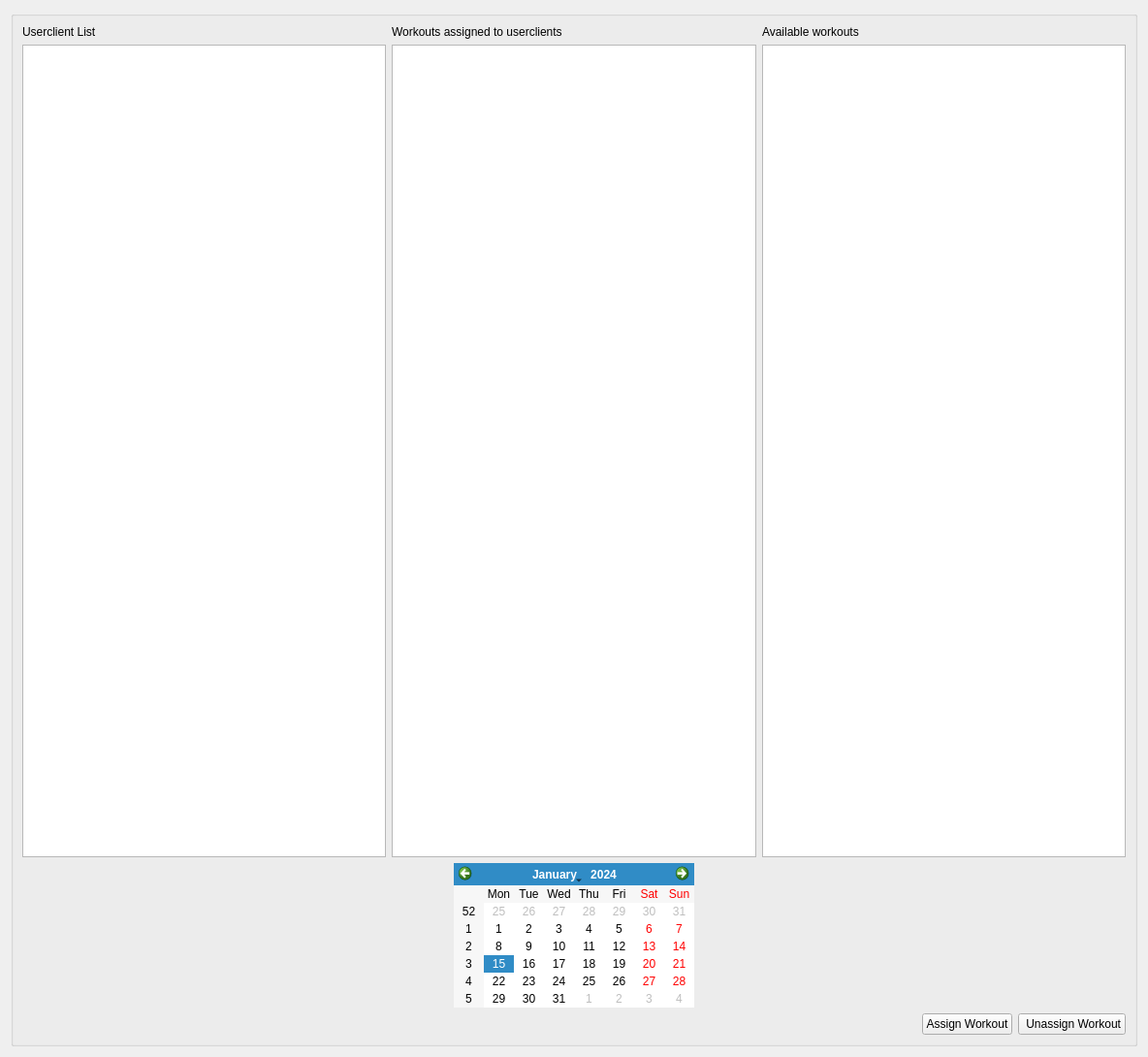
<?xml version="1.0" encoding="UTF-8"?>
<ui version="4.0">
 <class>TrainerWorkoutAssignWidget</class>
 <widget class="QWidget" name="TrainerWorkoutAssignWidget">
  <property name="geometry">
   <rect>
    <x>0</x>
    <y>0</y>
    <width>1184</width>
    <height>1090</height>
   </rect>
  </property>
  <layout class="QHBoxLayout" name="horizontalLayout">
   <item>
    <widget class="QGroupBox" name="groupBox">
     <layout class="QVBoxLayout" name="verticalLayout_dashboard">
      <item>
       <layout class="QHBoxLayout" name="horizontalLayout_18">
        <item>
         <widget class="QLabel" name="label_14">
          <property name="text">
           <string>Userclient List</string>
          </property>
         </widget>
        </item>
        <item>
         <widget class="QLabel" name="label_3">
          <property name="text">
           <string>Workouts assigned to userclients</string>
          </property>
         </widget>
        </item>
        <item>
         <widget class="QLabel" name="label">
          <property name="text">
           <string>Available workouts</string>
          </property>
         </widget>
        </item>
       </layout>
      </item>
      <item>
       <layout class="QVBoxLayout" name="verticalLayout_8">
        <item>
         <layout class="QHBoxLayout" name="horizontalLayout_9">
          <item>
           <widget class="QTableView" name="clientsTable"/>
          </item>
          <item>
           <widget class="QTableView" name="assignTable">
            <property name="sizePolicy">
             <sizepolicy hsizetype="Expanding" vsizetype="MinimumExpanding">
              <horstretch>0</horstretch>
              <verstretch>0</verstretch>
             </sizepolicy>
            </property>
           </widget>
          </item>
          <item>
           <widget class="QTableView" name="workoutsTable"/>
          </item>
         </layout>
        </item>
        <item>
         <layout class="QHBoxLayout" name="horizontalLayout_6">
          <item>
           <widget class="QCalendarWidget" name="calendarWidget">
            <property name="sizePolicy">
             <sizepolicy hsizetype="Fixed" vsizetype="Fixed">
              <horstretch>0</horstretch>
              <verstretch>0</verstretch>
             </sizepolicy>
            </property>
           </widget>
          </item>
         </layout>
        </item>
       </layout>
      </item>
      <item>
       <layout class="QHBoxLayout" name="horizontalLayout_4">
        <item>
         <spacer name="horizontalSpacer">
          <property name="orientation">
           <enum>Qt::Orientation::Horizontal</enum>
          </property>
          <property name="sizeHint" stdset="0">
           <size>
            <width>40</width>
            <height>20</height>
           </size>
          </property>
         </spacer>
        </item>
        <item>
         <widget class="QPushButton" name="assignButton">
          <property name="sizePolicy">
           <sizepolicy hsizetype="Fixed" vsizetype="Fixed">
            <horstretch>0</horstretch>
            <verstretch>0</verstretch>
           </sizepolicy>
          </property>
          <property name="text">
           <string>Assign Workout</string>
          </property>
         </widget>
        </item>
        <item>
         <widget class="QPushButton" name="unassignButton">
          <property name="sizePolicy">
           <sizepolicy hsizetype="Fixed" vsizetype="Fixed">
            <horstretch>0</horstretch>
            <verstretch>0</verstretch>
           </sizepolicy>
          </property>
          <property name="text">
           <string> Unassign Workout</string>
          </property>
         </widget>
        </item>
       </layout>
      </item>
      <item>
       <layout class="QHBoxLayout" name="horizontalLayout_22"/>
      </item>
     </layout>
    </widget>
   </item>
  </layout>
 </widget>
 <resources/>
 <connections/>
</ui>
